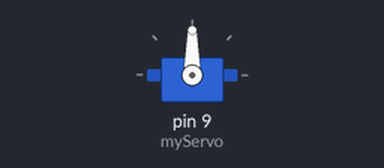
The sketch below on a simulated Arduino Uno, built with avr-gcc and run on an emulated ATmega328P. Shown: servo.

Above: at 0.05 s.
At 3.0 s:
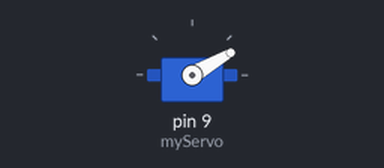
At 6.0 s:
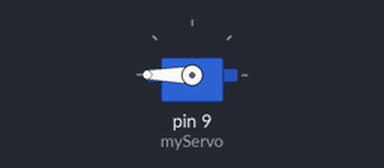
Timing chart, 0 to 7.8 s (numbered marks = the images above):
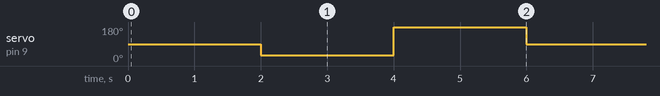

The sketch:

Servo_programmaticlly.ino
```cpp
#include <Servo.h>

//the servo motor has three wires(red, white, black)
//red = 5v
//white = digital (13-0)
//black = GND

Servo myServo;

int const potPin = A0;
int angle90 = 90;
int angle30 = 30;
int angle180 = 180;


void setup() {
  myServo.attach(9);


}

void loop() {
  //potVal = analogRead(potPin);


  myServo.write(angle90);
  delay(2000);
  myServo.write(angle30);
  delay(2000);
  myServo.write(angle180);
  delay(2000);


}
```

Measured:
- by itself, servo on pin 9 (myServo): repeats every 6.0 s: 180° 2.0 s, 90° 2.0 s, 30° 2.0 s
